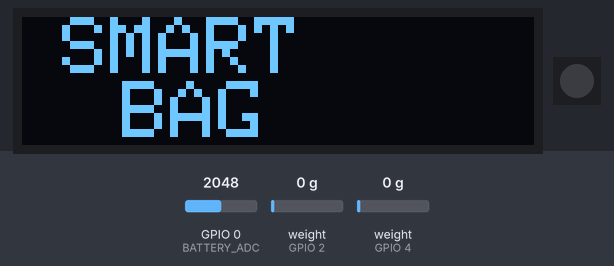
Bench run of a sketch on a simulated ESP32. Shown: 128×32 one-colour display, 1 RGB LEDs in strip order, left to right. Inputs (shaded band) come from the test bench; at power-on: GPIO 0 (BATTERY_ADC) = 2048, weight on the scale (sensors on GPIO 2, GPIO 4) 0 g (analog values on the 0–4095 scale). Dim RGB values are drawn brighter than linear; EEPROM starts erased; nothing arrives over Bluetooth unless stated; a phone connects over Bluetooth LE 3 s after start; what the sketch prints to the serial monitor is not drawn.

Above: at 3.4 s.
At 6.0 s:
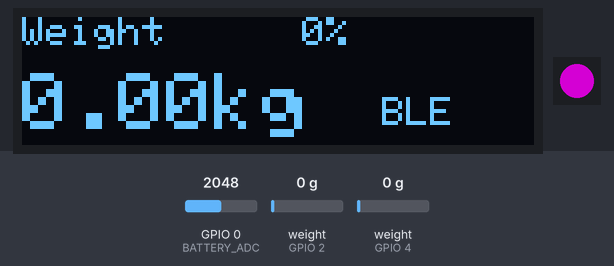
6.1 s: GPIO 0 (BATTERY_ADC) set to 3273
10.1 s: GPIO 0 (BATTERY_ADC) set to 3379
At 12.4 s:
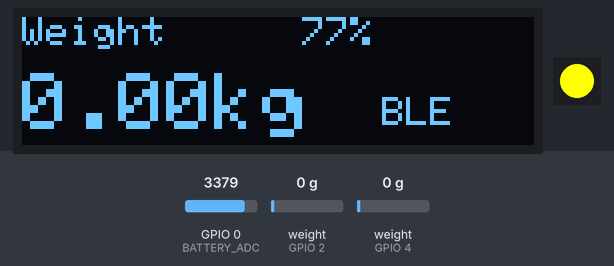
14.1 s: weight on the scale (sensor on GPIO 2) set to 100 g
At 16.0 s:
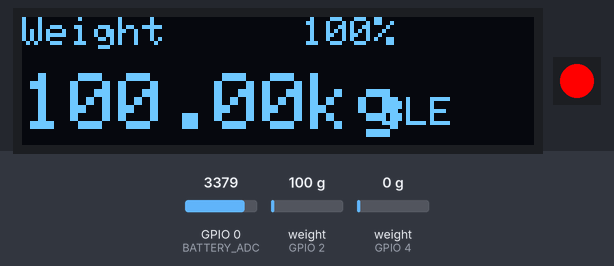
16.4 s: weight on the scale (sensor on GPIO 4) set to 100 g
At 18.1 s:
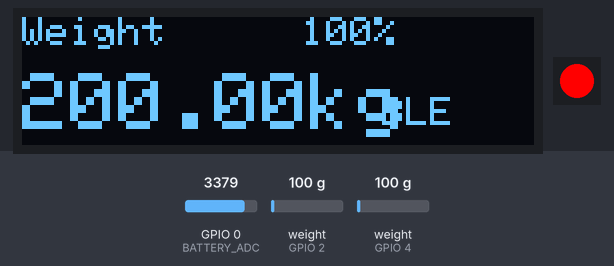
18.4 s: GPIO 0 (BATTERY_ADC) set to 1024
At 21.7 s:
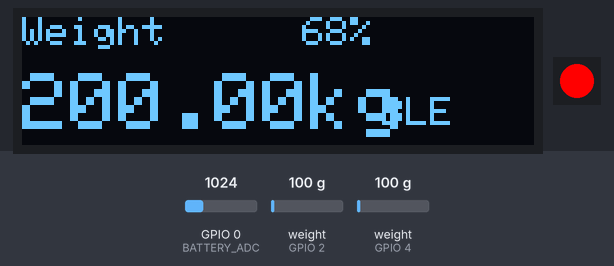
22.4 s: GPIO 0 (BATTERY_ADC) set to 920
Timing chart, 0 to 25.4 s (numbered marks = the images above; inputs shaded):
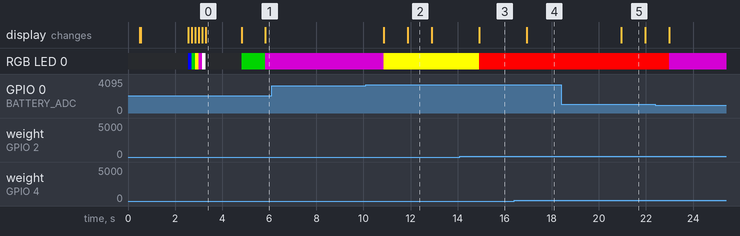

The sketch:

smartbagV1.0.0.ino
```cpp
/*
====================================================
SMART BAG FIRMWARE
Version 1.0.0
====================================================
*/

#include "config.h"

#include "battery.h"
#include "ble_manager.h"
#include "hx711_driver.h"
#include "led_manager.h"
#include "oled_manager.h"
#include "power_manager.h"
#include "scheduler.h"
#include "smartbag_data.h"
#include "storage.h"
#include "calibration_manager.h"

//----------------------------------------------------

unsigned long batteryTimer = 0;
unsigned long weightTimer = 0;
unsigned long bleTimer = 0;
unsigned long oledTimer = 0;

//----------------------------------------------------

void setup() {
  Serial.begin(115200);

  delay(500);

  Serial.println("================================");
  Serial.println("SMART BAG");
  Serial.print("Firmware : ");
  Serial.println(FW_VERSION);
  Serial.println("================================");

  storage.begin();

  battery.begin();

  power.begin();

  oled.begin();

  led.begin();

  scale.begin();

  ble.begin();

  calibration.begin();

  oled.bootScreen();

  led.bootAnimation();

  delay(1500);

  oled.showReady();

  led.green();

  Serial.println("System Ready");
}

//----------------------------------------------------

void loop() {
  //------------------------------------
  // Power Management
  //------------------------------------

  power.update();

  //------------------------------------
  // Battery Update
  //------------------------------------

  if (scheduler.every(1000, batteryTimer)) {
    battery.update();

    bagData.batteryVoltage =
      battery.getVoltage();

    bagData.batteryPercent =
      battery.getPercentage();

    bagData.lowBattery =
      battery.isLowBattery();
  }

  //------------------------------------
  // HX711 Update
  //------------------------------------

  if (scheduler.every(100, weightTimer)) {
    scale.update();

    bagData.leftWeight =
      scale.getLeftWeight();

    bagData.rightWeight =
      scale.getRightWeight();

    bagData.totalWeight =
      scale.getTotalWeight();

    bagData.stable =
      scale.isStable();

    if (bagData.totalWeight > 0.05) {
      power.resetTimer();
    }
  }

  //------------------------------------
  // Calibration
  //------------------------------------

  if (calibration.isRunning()) {
    calibration.process();
  }

  //------------------------------------
  // BLE Update
  //------------------------------------

  if (scheduler.every(250, bleTimer)) {
    bagData.bleConnected =
      ble.isConnected();

    ble.updateWeight(
      bagData.totalWeight);

    ble.updateBattery(
      bagData.batteryPercent);

    if (bagData.bleConnected) {
      power.resetTimer();
    }
  }

  //------------------------------------
  // OLED Update
  //------------------------------------

  if (scheduler.every(200, oledTimer)) {
    oled.showStatus(

      bagData.totalWeight,

      bagData.batteryPercent,

      bagData.bleConnected

    );
  }

  //------------------------------------
  // LED Status
  //------------------------------------

  if (bagData.lowBattery) {
    led.purple();
  } else if (bagData.totalWeight > 5.50f) {
    led.red();
  } else if (bagData.bleConnected) {
    led.yellow();
  } else {
    led.green();
  }

  //------------------------------------
  // Sleep Status
  //------------------------------------

  bagData.sleeping =
    power.isSleeping();

  delay(1);
}
```

battery.cpp
```cpp
#include "battery.h"
#include "config.h"

BatteryManager battery;

bool BatteryManager::begin()
{
    analogReadResolution(12);
    analogSetPinAttenuation(BATTERY_ADC, ADC_11db);

    voltage = 0.0f;
    percentage = 0;

    return true;
}

void BatteryManager::update()
{
    const uint8_t samples = 10;

    uint32_t sum = 0;

    for(uint8_t i = 0; i < samples; i++)
    {
        sum += analogRead(BATTERY_ADC);
    }

    float adc = (float)sum / samples;

    float adcVoltage =
        (adc * 3.3f) / 4095.0f;

    // 100K + 100K divider
    float newVoltage =
        adcVoltage * 2.0f;

    // Exponential smoothing
    voltage =
        (voltage * 0.8f) +
        (newVoltage * 0.2f);

    float percent =
        ((voltage - BATTERY_MIN) /
        (BATTERY_MAX - BATTERY_MIN))
        * 100.0f;

    if(percent > 100)
        percent = 100;

    if(percent < 0)
        percent = 0;

    percentage = (int)percent;
}

float BatteryManager::getVoltage()
{
    return voltage;
}

int BatteryManager::getPercentage()
{
    return percentage;
}

bool BatteryManager::isLowBattery()
{
    return voltage <= 3.40f;
}
```

battery.h
```cpp
#ifndef BATTERY_H
#define BATTERY_H

#include <Arduino.h>

class BatteryManager {
public:

  bool begin();

  void update();

  float getVoltage();

  int getPercentage();

  bool isLowBattery();

private:

  float voltage = 0.0f;

  int percentage = 0;
};

extern BatteryManager battery;

#endif
```

ble_manager.cpp
```cpp
#include "ble_manager.h"
#include "config.h"

BLEManager ble;

//--------------------------------------------------
// Server Callbacks
//--------------------------------------------------

class ServerCallbacks : public NimBLEServerCallbacks {
  void onConnect(NimBLEServer *pServer) {
    ble.connected = true;

    Serial.println("BLE Client Connected");
  }

  void onDisconnect(NimBLEServer *pServer) {
    ble.connected = false;

    Serial.println("BLE Client Disconnected");

    NimBLEDevice::startAdvertising();
  }
};

//--------------------------------------------------
// Command Callbacks
//--------------------------------------------------

class CommandCallbacks : public NimBLECharacteristicCallbacks {
  void onWrite(NimBLECharacteristic *pCharacteristic) {

    String cmd =
      String(
        pCharacteristic->getValue().c_str());

    cmd.trim();

    Serial.print("BLE CMD : ");

    Serial.println(cmd);

    if (cmd == "tare") {

      Serial.println("TARE");

      // scale.tare();

    }

    else if (cmd == "sleep") {

      Serial.println("SLEEP");

      // power.sleep();

    }

    else if (cmd == "restart") {

      Serial.println("RESTART");

      ESP.restart();

    }

    else if (cmd == "calibrate") {

      Serial.println("CALIBRATE");
    }
  }
};

//--------------------------------------------------
// BLE Begin
//--------------------------------------------------

bool BLEManager::begin() {

  connected = false;

  Serial.println("BLE Name: SmartBag");

  NimBLEDevice::init("SmartBag");

  server =
    NimBLEDevice::createServer();

  server->setCallbacks(
    new ServerCallbacks());

  service =
    server->createService(
      SERVICE_UUID);

  weightChar =
    service->createCharacteristic(

      WEIGHT_UUID,

      NIMBLE_PROPERTY::READ |

        NIMBLE_PROPERTY::NOTIFY

    );

  batteryChar =
    service->createCharacteristic(

      BATTERY_UUID,

      NIMBLE_PROPERTY::READ |

        NIMBLE_PROPERTY::NOTIFY

    );

  infoChar =
    service->createCharacteristic(

      INFO_UUID,

      NIMBLE_PROPERTY::READ

    );

  commandChar =
    service->createCharacteristic(

      COMMAND_UUID,

      NIMBLE_PROPERTY::WRITE

    );

  commandChar->setCallbacks(
    new CommandCallbacks());

  updateInfo();

  service->start();

  NimBLEAdvertising *advertising =
    NimBLEDevice::getAdvertising();

  advertising->addServiceUUID(
    SERVICE_UUID);

  advertising->start();

  Serial.println("BLE Ready");

  return true;
}
//--------------------------------------------------
// Update Weight
//--------------------------------------------------

void BLEManager::updateWeight(float weight) {

  if (weightChar == nullptr)
    return;

  char buffer[16];

  snprintf(
    buffer,
    sizeof(buffer),
    "%.2f",
    weight);

  weightChar->setValue(buffer);

  if (connected) {
    weightChar->notify();
  }
}

//--------------------------------------------------
// Update Battery
//--------------------------------------------------

void BLEManager::updateBattery(uint8_t battery) {

  if (batteryChar == nullptr)
    return;

  char buffer[5];

  snprintf(
    buffer,
    sizeof(buffer),
    "%d",
    battery);

  batteryChar->setValue(buffer);

  if (connected) {
    batteryChar->notify();
  }
}

//--------------------------------------------------
// Update Device Information
//--------------------------------------------------

void BLEManager::updateInfo() {

  if (infoChar == nullptr)
    return;

  String json = "{";

  json += "\"fw\":\"";
  json += FW_VERSION;
  json += "\",";

  uint64_t chipId = ESP.getEfuseMac();

  char deviceId[20];

  sprintf(
    deviceId,
    "SB-%06X",
    (uint32_t)(chipId & 0xFFFFFF));

  json += "\"device\":\"";
  json += deviceId;
  json += "\",";

  json += "\"status\":\"READY\"";

  json += "}";

  infoChar->setValue(
    json.c_str());
}

//--------------------------------------------------
// Connection Status
//--------------------------------------------------

bool BLEManager::isConnected() const {
  return connected;
}
```

ble_manager.h
```cpp
#ifndef BLE_MANAGER_H
#define BLE_MANAGER_H

#include <Arduino.h>
#include <NimBLEDevice.h>

class ServerCallbacks;

class BLEManager
{
public:

    bool begin();

    void updateWeight(float weight);

    void updateBattery(uint8_t battery);

    void updateInfo();

    bool isConnected() const;

private:

    friend class ServerCallbacks;

    bool connected = false;

    NimBLEServer* server = nullptr;

    NimBLEService* service = nullptr;

    NimBLECharacteristic* weightChar = nullptr;

    NimBLECharacteristic* batteryChar = nullptr;

    NimBLECharacteristic* infoChar = nullptr;

    NimBLECharacteristic* commandChar = nullptr;

};

extern BLEManager ble;

#endif
```

calibration_manager.cpp
```cpp
#include "calibration_manager.h"

#include "hx711_driver.h"
#include "storage.h"

CalibrationManager calibration;

//----------------------------------------

bool CalibrationManager::begin() {
  running = false;

  return true;
}

//----------------------------------------

void CalibrationManager::start(
  float knownWeight) {
  referenceWeight = knownWeight;

  running = true;

  scale.tare();
  Serial.println("---------------------");
  Serial.println("REMOVE ALL WEIGHT");
  Serial.println("TARE COMPLETE");
  Serial.println("PLACE KNOWN WEIGHT");
  Serial.println("---------------------");
  Serial.println("Calibration Started");

  Serial.println("Place Weight...");
}

//----------------------------------------

bool CalibrationManager::isRunning() {
  return running;
}

//----------------------------------------

bool CalibrationManager::process() {
  if (!running)
    return false;

  Serial.println("Waiting for stable reading...");

  while (!scale.isStable()) {
    scale.update();
    delay(20);
  }

  long leftRaw = scale.getLeftRaw();

  long rightRaw = scale.getRightRaw();

  if (leftRaw == 0 || rightRaw == 0) {
    Serial.println("Calibration Failed");

    running = false;

    return false;
  }

  float leftFactor =
    (float)leftRaw / referenceWeight;

  float rightFactor =
    (float)rightRaw / referenceWeight;

  scale.setLeftCalibration(leftFactor);

  scale.setRightCalibration(rightFactor);

  storage.saveLeftCalibration(leftFactor);

  storage.saveRightCalibration(rightFactor);

  Serial.println("Calibration Complete");

  Serial.print("Left Factor : ");
  Serial.println(leftFactor);

  Serial.print("Right Factor : ");
  Serial.println(rightFactor);

  running = false;

  return true;
}
```

calibration_manager.h
```cpp
#ifndef CALIBRATION_MANAGER_H
#define CALIBRATION_MANAGER_H

#include <Arduino.h>

class CalibrationManager {
public:

  bool begin();

  void start(float knownWeight);

  bool isRunning();

  bool process();

private:

  bool running = false;

  float referenceWeight = 0.0f;
};

extern CalibrationManager calibration;

#endif
```

led_manager.cpp
```cpp
#include "led_manager.h"

#include "config.h"

#include <FastLED.h>

CRGB leds[NUM_LEDS];

LedManager led;

//---------------------------------------

bool LedManager::begin() {

  FastLED.addLeds<
    WS2812B,
    LED_PIN,
    GRB >(leds, NUM_LEDS);

  FastLED.clear();

  FastLED.show();

  return true;
}

//---------------------------------------

void LedManager::off() {

  leds[0] = CRGB::Black;

  FastLED.show();
}

//---------------------------------------

void LedManager::red() {

  leds[0] = CRGB::Red;

  FastLED.show();
}

//---------------------------------------

void LedManager::green() {

  leds[0] = CRGB::Green;

  FastLED.show();
}

//---------------------------------------

void LedManager::blue() {

  leds[0] = CRGB::Blue;

  FastLED.show();
}

//---------------------------------------

void LedManager::yellow() {

  leds[0] = CRGB::Yellow;

  FastLED.show();
}

//---------------------------------------

void LedManager::purple() {

  leds[0] = CRGB::Purple;

  FastLED.show();
}

//---------------------------------------

void LedManager::white() {

  leds[0] = CRGB::White;

  FastLED.show();
}

//---------------------------------------

void LedManager::sleep() {

  leds[0] = CRGB(2, 2, 2);

  FastLED.show();
}

//---------------------------------------

void LedManager::bootAnimation() {

  blue();

  delay(150);

  green();

  delay(150);

  yellow();

  delay(150);

  purple();

  delay(150);

  white();

  delay(150);

  off();
}
```

led_manager.h
```cpp
#ifndef LED_MANAGER_H
#define LED_MANAGER_H

#include <Arduino.h>

class LedManager {
public:

  bool begin();

  void off();

  void red();

  void green();

  void blue();

  void yellow();

  void purple();

  void white();

  void bootAnimation();

  void sleep();
};

extern LedManager led;

#endif
```

oled_manager.cpp
```cpp
#include "oled_manager.h"

#include "config.h"

#include <Wire.h>

#include <Adafruit_GFX.h>

#include <Adafruit_SSD1306.h>

Adafruit_SSD1306 display(

  SCREEN_WIDTH,

  SCREEN_HEIGHT,

  &Wire,

  -1

);

OLEDManager oled;

//--------------------------------------

bool OLEDManager::begin() {

  Wire.begin(

    OLED_SDA,

    OLED_SCL

  );

  if (

    !display.begin(

      SSD1306_SWITCHCAPVCC,

      OLED_ADDRESS

      )

  )

  {

    return false;
  }

  display.clearDisplay();

  display.display();

  lastWeight = -999;

  lastBattery = -1;

  lastBLE = false;

  return true;
}

//--------------------------------------

void OLEDManager::bootScreen() {

  display.clearDisplay();

  display.setTextSize(2);

  display.setTextColor(

    SSD1306_WHITE

  );

  display.setCursor(10, 0);

  display.println("SMART");

  display.setCursor(25, 16);

  display.println("BAG");

  display.display();
}

//--------------------------------------

void OLEDManager::showReady() {

  display.clearDisplay();

  display.setTextSize(1);

  display.setCursor(20, 10);

  display.println("READY");

  display.display();
}

//--------------------------------------

void OLEDManager::showStatus(

  float weight,

  int battery,

  bool ble

)

{

  if (

    abs(weight - lastWeight) < 0.01 &&

    battery == lastBattery &&

    ble == lastBLE

  )

  {

    return;
  }

  lastWeight = weight;

  lastBattery = battery;

  lastBLE = ble;

  display.clearDisplay();

  display.setTextSize(1);

  display.setCursor(0, 0);

  display.print("Weight");

  display.setCursor(70, 0);

  display.print(battery);

  display.print("%");

  display.setTextSize(2);

  display.setCursor(0, 14);

  display.print(weight, 2);

  display.print("kg");

  display.setTextSize(1);

  display.setCursor(90, 20);

  if (ble) {

    display.print("BLE");

  } else {

    display.print("---");
  }

  display.display();
}

//--------------------------------------

void OLEDManager::showSleep() {

  display.clearDisplay();

  display.setTextSize(1);

  display.setCursor(30, 12);

  display.println("Sleeping");

  display.display();
}

//--------------------------------------

void OLEDManager::showError(

  String msg

)

{

  display.clearDisplay();

  display.setTextSize(1);

  display.setCursor(0, 0);

  display.println("ERROR");

  display.setCursor(0, 16);

  display.println(msg);

  display.display();
}
```

oled_manager.h
```cpp
#ifndef OLED_MANAGER_H
#define OLED_MANAGER_H

#include <Arduino.h>

class OLEDManager {
public:

  bool begin();

  void bootScreen();

  void showReady();

  void showStatus(
    float weight,
    int battery,
    bool ble);

  void showSleep();

  void showError(
    String msg);

private:

  float lastWeight;

  int lastBattery;

  bool lastBLE;
};

extern OLEDManager oled;

#endif
```

power_manager.cpp
```cpp
#include "power_manager.h"

#include "config.h"

#include <esp_sleep.h>

PowerManager power;

//----------------------------------------

bool PowerManager::begin() {

  pinMode(
    WAKE_BUTTON,
    INPUT_PULLUP);

  lastActivity = millis();

  sleeping = false;

  return true;
}

//----------------------------------------

void PowerManager::resetTimer() {

  lastActivity = millis();
}

//----------------------------------------

bool PowerManager::isSleeping() {

  return sleeping;
}

//----------------------------------------

void PowerManager::update() {

  if (sleeping)
    return;

  if (

    millis() - lastActivity >

    AUTO_SLEEP_TIME

  )

  {

    sleepNow();
  }
}

//----------------------------------------

void PowerManager::sleepNow() {

  sleeping = true;

  Serial.println();

  Serial.println("Preparing Sleep");

  delay(100);

  // Future:
  // oled.sleep();
  // scale.powerDown();
  // led.off();

  esp_sleep_enable_gpio_wakeup();

  gpio_wakeup_enable(
    (gpio_num_t)WAKE_BUTTON,
    GPIO_INTR_LOW_LEVEL);

  Serial.println("Deep Sleep");

  delay(100);

  esp_deep_sleep_start();
}
```

power_manager.h
```cpp
#ifndef POWER_MANAGER_H
#define POWER_MANAGER_H

#include <Arduino.h>

class PowerManager {
public:

  bool begin();

  void update();

  void resetTimer();

  void sleepNow();

  bool isSleeping();

private:

  unsigned long lastActivity;

  bool sleeping;
};

extern PowerManager power;

#endif
```

scheduler.cpp
```cpp
#include "scheduler.h"

Scheduler scheduler;

//----------------------------------

bool Scheduler::every(

unsigned long interval,

unsigned long &timer

)

{

    if(

    millis()-timer>=interval

    )

    {

        timer=millis();

        return true;

    }

    return false;

}
```

scheduler.h
```cpp
#ifndef SCHEDULER_H
#define SCHEDULER_H

#include <Arduino.h>

class Scheduler {
public:

  bool every(
    unsigned long interval,
    unsigned long &timer);
};

extern Scheduler scheduler;

#endif
```

smartbag_data.cpp
```cpp
#include "smartbag_data.h"

SmartBagData bagData;
```

config.cpp
```cpp
#include "config.h"
```

Source omitted: smartbag_data.h (403 bytes), storage.cpp (1548 bytes), storage.h (508 bytes), config.h (1940 bytes), hx711_driver.cpp (2778 bytes), hx711_driver.h (745 bytes)

Measured:
- the behaviour switches between 3307 and 3308 on GPIO 0 (BATTERY_ADC) (found by bisection; images 1 and 2)
- after the input at 6.1 s, every drawn part: stays the same
- after the input at 14.1 s, RGB LED 0: RGB(255, 255, 0) → RGB(255, 0, 0) after 0.82 s; the display: first changes after 0.82 s (image 3 shows a later state)
- after the input at 16.4 s, the display: changes after 0.53 s (image 4)
- after the input at 18.4 s, the display: changes after 2.6 s (image 5)
- what the display in image 0 shows lasts 1.5 s, from 3.3 s to 4.8 s
- what the display in image 2 shows lasts 1.0 s, from 11.9 s to 12.9 s
